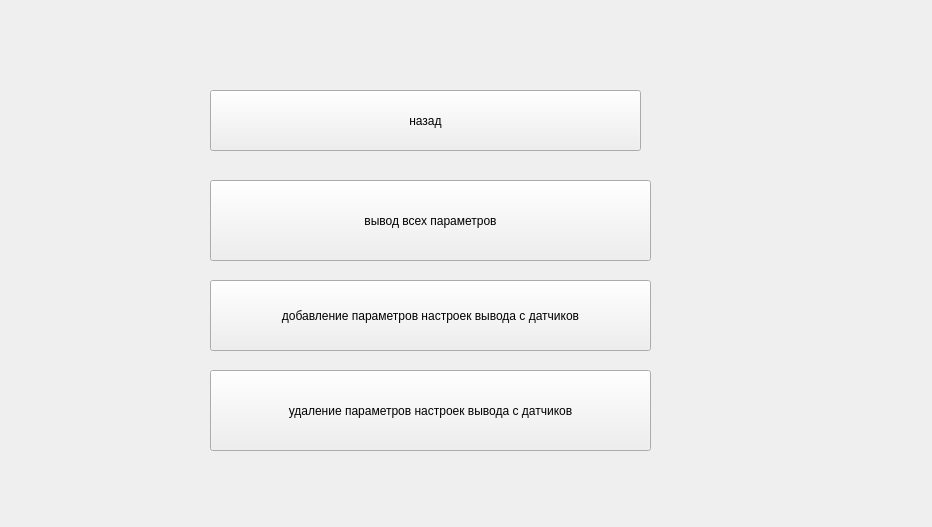
<?xml version="1.0" encoding="UTF-8"?>
<ui version="4.0">
 <class>Form</class>
 <widget class="QWidget" name="Form">
  <property name="geometry">
   <rect>
    <x>0</x>
    <y>0</y>
    <width>932</width>
    <height>527</height>
   </rect>
  </property>
  <property name="windowTitle">
   <string>Form</string>
  </property>
  <widget class="QPushButton" name="pushButton">
   <property name="geometry">
    <rect>
     <x>210</x>
     <y>90</y>
     <width>431</width>
     <height>61</height>
    </rect>
   </property>
   <property name="text">
    <string>назад</string>
   </property>
  </widget>
  <widget class="QPushButton" name="pushButton_2">
   <property name="geometry">
    <rect>
     <x>210</x>
     <y>180</y>
     <width>441</width>
     <height>81</height>
    </rect>
   </property>
   <property name="text">
    <string>вывод всех параметров</string>
   </property>
  </widget>
  <widget class="QPushButton" name="pushButton_3">
   <property name="geometry">
    <rect>
     <x>210</x>
     <y>370</y>
     <width>441</width>
     <height>81</height>
    </rect>
   </property>
   <property name="text">
    <string>удаление параметров настроек вывода с датчиков</string>
   </property>
  </widget>
  <widget class="QPushButton" name="pushButton_4">
   <property name="geometry">
    <rect>
     <x>210</x>
     <y>280</y>
     <width>441</width>
     <height>71</height>
    </rect>
   </property>
   <property name="text">
    <string>добавление параметров настроек вывода с датчиков</string>
   </property>
  </widget>
 </widget>
 <resources/>
 <connections/>
</ui>
